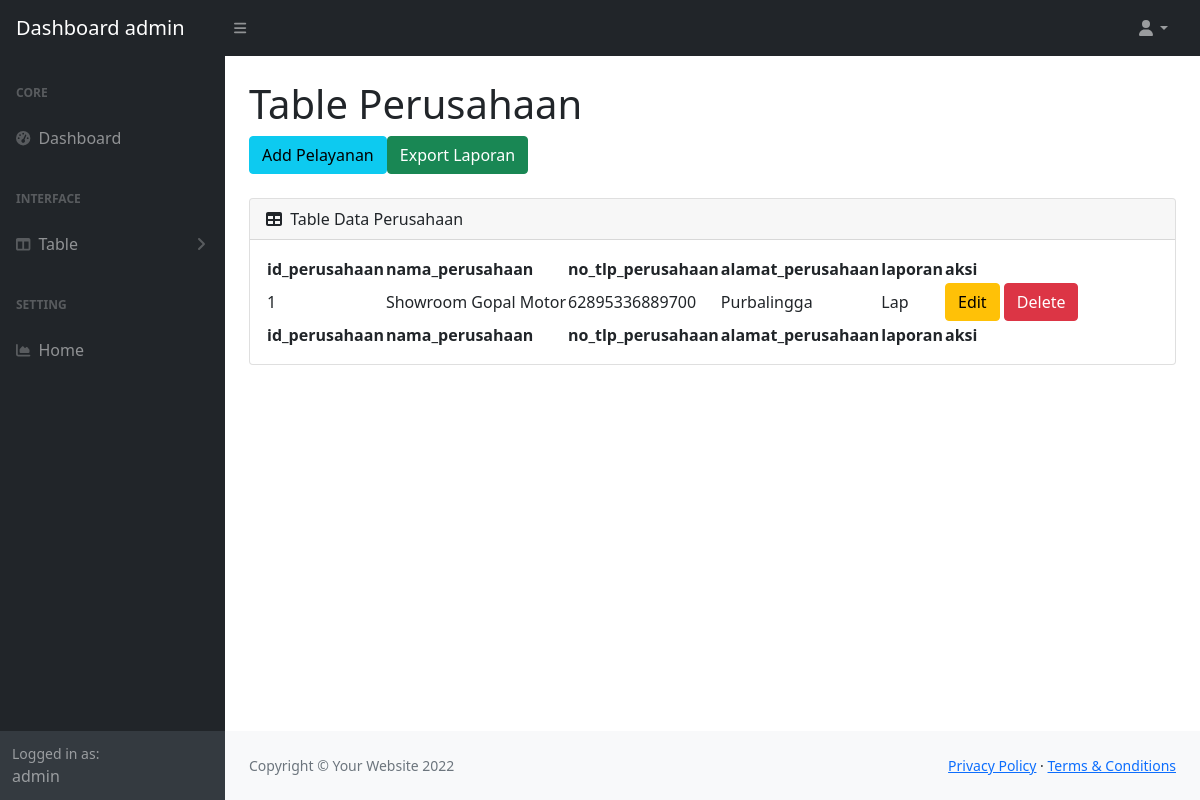
/tabledata/table_perusahaan.php (signed in), run on the app's committed database.
### tables this page shows
CREATE TABLE `perusahaan` (
  `id_perusahaan` int(11) NOT NULL,
  `nama_perusahaan` varchar(50) NOT NULL,
  `no_tlp_perusahaan` bigint(20) NOT NULL,
  `alamat_perusahaan` text NOT NULL,
  `laporan` text NOT NULL
);

### tabledata/table_perusahaan.php (the view, shortened to what this page needs)
<?php
include "../koneksi.php";
?>
<!DOCTYPE html>
<html lang="en">
    <head>
        <link href="https://cdn.jsdelivr.net/npm/simple-datatables@latest/dist/style.css" rel="stylesheet" />
        <link href="../dashboardstyle/css/styles.css" rel="stylesheet" />
    </head>
    <body class="sb-nav-fixed">
        <?php
        include "../navbar.php";
        ?>
        <div id="layoutSidenav">
            <?php
            include "../sidenav_nav.php";
            ?>
            <div id="layoutSidenav_content">
                <main>
                    <div class="container-fluid px-4">
                        <h1 class="mt-4">Table Perusahaan</h1>
                        <ol class="breadcrumb mb-4">
                            <a href="../form/perusahaan_form.php" class="btn btn-info">Add Pelayanan</a>
                            <a href="../form/exportperusahaan.php" class="btn btn-success">Export Laporan</a>
                        </ol>
                        <div class="card mb-4">
                            <div class="card-header">
                                <i class="fas fa-table me-1"></i>
                                Table Data Perusahaan
                            </div>
                            <div class="card-body">
                                <table id="datatablesSimple">
                                    <thead>
                                        <tr>
                                            <th>id_perusahaan</th>
                                            <th>nama_perusahaan</th>
                                            <th>no_tlp_perusahaan</th>
                                            <th>alamat_perusahaan</th>
                                            <th>laporan</th>
                                            <th>aksi</th>
                                        </tr>
                                    </thead>
                                    <tfoot>
                                        <tr>
                                            <th>id_perusahaan</th>
                                            <th>nama_perusahaan</th>
                                            <th>no_tlp_perusahaan</th>
                                            <th>alamat_perusahaan</th>
                                            <th>laporan</th>
                                            <th>aksi</th>
                                        </tr>
                                    </tfoot>
                                    <tbody>
                                        <?php
                                        $query = "SELECT * FROM perusahaan";
                                        $result = mysqli_query($conn,$query);
                                        while($row = mysqli_fetch_assoc($result)){
                                            echo "
                                            <tr>
                                            <td>$row[id_perusahaan]</td>
                                            <td>$row[nama_perusahaan]</td>
                                            <td>$row[no_tlp_perusahaan]</td>
                                            <td>$row[alamat_perusahaan]</td>
                                            <td>$row[laporan]</td>
                                            <td>
                                            <a href='../form/perusahaan_edit.php?id_perusahaan=$row[id_perusahaan]' class='btn btn-warning'>Edit</a>
                                            <a href='../form/perusahaan_delete.php?id_perusahaan=$row[id_perusahaan]' class='btn btn-danger'>Delete</a>
                                            </td>
                                        </tr>
                                        ";
                                        }
                                        ?>
                                    </tbody>
                                </table>
                            </div>
                        </div>
                    </div>
                </main>
                <footer class="py-4 bg-light mt-auto">
                    <div class="container-fluid px-4">
                        <div class="d-flex align-items-center justify-content-between small">
                            <div class="text-muted">Copyright &copy; Your Website 2022</div>
                            <div>
                                <a href="#">Privacy Policy</a>
                                &middot;
                                <a href="#">Terms &amp; Conditions</a>
                            </div>
                        </div>
                    </div>
                </footer>
            </div>
        </div>
    </body>
</html>

### data on the page
perusahaan: id_perusahaan "1", nama_perusahaan "Showroom Gopal Motor", no_tlp_perusahaan "62895336889700", alamat_perusahaan "Purbalingga", laporan "Lap"

### other printed values
$_SESSION['role'] "admin"
